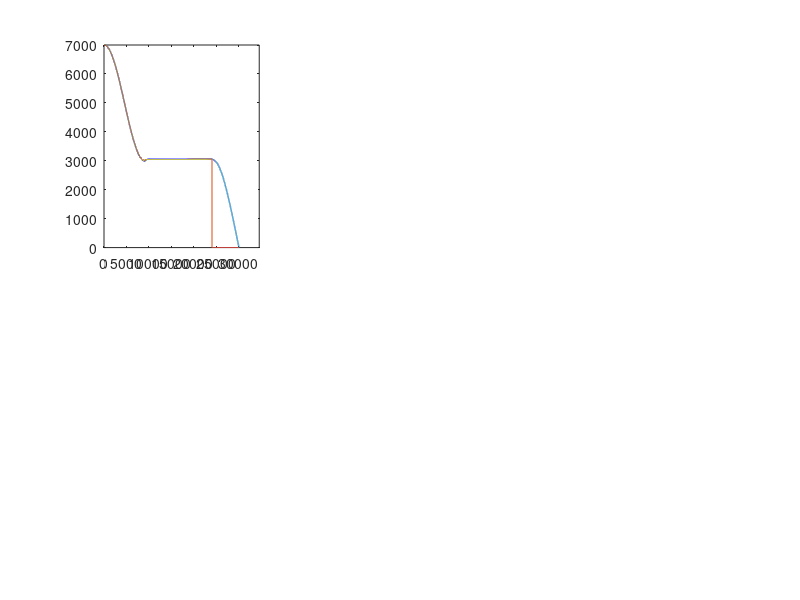

Write the MATLAB code that produced this figure. (Note: this script raises an error after producing the figure.)
clc,clear

%初始条件
g = 9.8;            %重力加速度
m0 = 300;           %导弹质量
Jz = 350;           %转动惯量
P = 2000;           %发动机推力
ms = 0.46;          %质量秒消耗量
x0 = 0;             %初始位置
H0 = 7000;          %初始高度
theta0 = 0;         %初始弹道倾角           
phi0 = 0;           %初始俯仰角
alpha0 = 0;         %初始攻角
phi0_v = 0;         %初始俯仰角速度
V0 = 300;           %初始速度
Sref = 0.45;        %参考面积
Lref = 2.5;         %参考长度
mz_omegaz = -2;     %阻尼力矩系数
rou0 = 1.2495;      %海平面大气密度
T0 = 288.15;        %海平面大气温度
kphi = -1;          %舵偏角比例系数
kphi_v = -50;       %舵偏角速度比例系
kH = -1;            %高度比例系数
kH_v = -100;        %高度速度比例系数
deltazlim = 15;     %舵偏角限制
k = 2;              %比例导引法比例系数
ktheta = -9;        %弹道倾角比例系数
ktheta_v = 5;       %弹道倾角速度比例系数

% 基本公式
% Cy = 0.25*alpha + 0.05*deltaz;     升力系数
% Cx = 0.2 + 0.005*alpha^2;           阻力系数
% mz = -0.1*alpha + 0.024*deltaz;    俯仰力矩系数
% Y = Cy*q*Sref;                      升力
% X = Cx*q*Sref;                      阻力
% Mz = mz*q*Sref*Lref;               俯仰力矩
% q = 0.5*rou*V^2;                   动压
% T = T0 - 0.0065*H;                  大气温度
% rou = rou0*(T/T0)^4.25588;          大气密度

%弹道计算
dt = 0.01;        %迭代步长

    %迭代   

    %循环（一阶段）
    m = m0;
    x = x0;
    H = H0;
    y = H;
    theta = theta0;
    phi = phi0;
    alpha = alpha0;
    phi_v = phi0_v;
    omegaz = phi_v;
    domegaz = 0;
    V = V0;
    rou = rou0;
    T = T0;
    t = 0;
    H_old = H;
    H_ast_old = 2000*cos(0.000314*1.1*x) + 5000;
    phi_old = phi;
    phi_v_old = phi_v;
    i = 0;

    while x < 9100
        t = t + dt;
        i = i+1;

        %高度计算
        H_ast = 2000*cos(0.000314*1.1*x) + 5000;
        H = y;
        H_v = H - H_old;
        H_ast_v = H_ast - H_ast_old;

        %动压计算
        T = T0 - 0.0065*H;
        rou = rou0*(T/T0)^4.25588;
        q = 0.5*rou*V^2;
        
        %舵偏角&攻角计算
        deltaz = kH*(H-H_ast) + kH_v*(H_v-H_ast_v) + kphi*(phi) + kphi_v*(phi_v);
        if(abs(deltaz) > deltazlim)
           deltaz = deltaz/abs(deltaz)*deltazlim;
        end
        alpha = (phi - theta)*180/pi;
    
        %力计算
        Cy = 0.25*alpha + 0.05*deltaz;
        Cx = 0.2 + 0.005*alpha^2;
        Y = Cy*q*Sref;
        X = Cx*q*Sref;

        %力矩计算
        omegaz_ = omegaz*Lref/V;
        mz = -0.1*alpha + 0.024*deltaz + mz_omegaz*omegaz_;
        Mz = mz*q*Sref*Lref;
    
        %运动状态参数
        dV = (-X/m - g*sin(theta))*dt;
        dtheta = (Y/m/V - g*cos(theta)/V)*dt;
        domegaz = Mz/Jz*dt;
        dx = V*cos(theta)*dt;
        dy = V*sin(theta)*dt;
        dphi = omegaz*dt; 

        V = V + dV;
        theta = theta + dtheta;
        phi_v_old = omegaz;
        omegaz = omegaz + domegaz;
        phi_v = omegaz;
        phi_old = phi;
        phi = phi + dphi;
        H_ast_old = 2000*cos(0.000314*1.1*x) + 5000;
        x = x + dx;
        H_old = y;
        y = y + dy;

        %数据存储
        t_save(i) = t;
        x_save(i) = x;
        H_save(i) = y;
        H_ast_save(i) = H_ast;
        V_save(i) = V;
        alpha_save(i) = alpha;
        theta_save(i) = theta*180/pi;
        deltaz_save(i) = deltaz;
        phi_save(i) = phi;
        t_stage1 = t;
        x_stage1 = x;
        %动态特性参数存储
        Mz_save(i) = Mz;
        m_save(i) = m;
        q_save(i) = q;
        P_save(i) = 0;
        X_save(i) = X;
        Y_save(i) = Y;

    end

    %循环（二阶段）
    while x > 9100 && x < 24000
        t = t + dt;
        i = i+1;

        %高度计算
        H_ast = 3050;
        H = y;
        H_v = H - H_old;

        %动压计算
        T = T0 - 0.0065*H;
        rou = rou0*(T/T0)^4.25588;
        q = 0.5*rou*V^2;
        
        %舵偏角&攻角计算
        deltaz = kH*(H-H_ast) + kH_v*(H_v) + kphi*(phi) + kphi_v*(phi_v);
        if(abs(deltaz) > deltazlim)
           deltaz = deltaz/abs(deltaz)*deltazlim;
        end
        alpha = (phi - theta)*180/pi;
    
        %力计算
        Cy = 0.25*alpha + 0.05*deltaz;
        Cx = 0.2 + 0.005*alpha^2;
        Y = Cy*q*Sref;
        X = Cx*q*Sref;

        %力矩计算
        omegaz_ = omegaz*Lref/V;
        mz = -0.1*alpha + 0.024*deltaz + mz_omegaz*omegaz_;
        Mz = mz*q*Sref*Lref;
    
        %运动状态参数
        dV = (P*cosd(alpha)/m - X/m - g*sin(theta))*dt;
        dtheta = (P*sind(alpha)/m/V + Y/m/V - g*cos(theta)/V)*dt;
        domegaz = Mz/Jz*dt;
        dx = V*cos(theta)*dt;
        dy = V*sin(theta)*dt;
        dphi = omegaz*dt;
        dm = -ms*dt;

        V = V + dV;
        theta = theta + dtheta;
        phi_v_old = omegaz;
        omegaz = omegaz + domegaz;
        phi_v = omegaz;
        phi_old = phi;
        phi = phi + dphi;
        x = x + dx;
        H_old = y;
        y = y + dy;
        m = m + dm;

        %数据存储
        t_save(i) = t;
        x_save(i) = x;
        H_save(i) = y;
        H_ast_save(i) = H_ast;
        V_save(i) = V;
        alpha_save(i) = alpha;
        theta_save(i) = theta*180/pi;
        deltaz_save(i) = deltaz;
        phi_save(i) = phi;
        t_stage2 = t;
        x_stage2 = x;
        %动态特性参数存储
        Mz_save(i) = Mz;
        m_save(i) = m;
        q_save(i) = q;
        P_save(i) = 2000;
        X_save(i) = X;
        Y_save(i) = Y;

    end

    %循环（三阶段）
    x_target = 30000;
    y_target = 0;
    VT = 0;
    etaT = 0;
    que0 = atan((y_target - y)/(x_target - x));
    que = que0;
    theta_old = theta; 
    theta_ast = theta;
    err = 0;

    while x > 24000 && y > 0
        t = t + dt; 
        i = i+1;

        %导引法计算
        r = ((x - x_target)^2 + (y - y_target)^2)^0.5;
        que = atan((y_target - y)/(x_target - x));
        eta = que - theta;
        dque = (V*sin(eta)-VT*sin(etaT))/r*dt;
        dtheta_ast = k*dque;
        theta_ast_old = theta_ast;
        theta_ast = theta_ast + dtheta_ast;

        %舵偏角&攻角计算
        theta_v = theta - theta_old;
        theta_ast_v = theta_ast - theta_ast_old;
        deltaz = ktheta*(theta - theta_ast) + ktheta_v*(theta_v - theta_ast_v);
        if(abs(deltaz) > deltazlim)
           deltaz = deltaz/abs(deltaz)*deltazlim;
        end
        alpha = (phi - theta)*180/pi;
        
        %动压计算
        T = T0 - 0.0065*H;
        rou = rou0*(T/T0)^4.25588;
        q = 0.5*rou*V^2;
    
        %力计算
        Cy = 0.25*alpha + 0.05*deltaz;
        Cx = 0.2 + 0.005*alpha^2;
        Y = Cy*q*Sref;
        X = Cx*q*Sref;

        %力矩计算
        omegaz_ = omegaz*Lref/V;
        mz = -0.1*alpha + 0.024*deltaz + mz_omegaz*omegaz_;
        Mz = mz*q*Sref*Lref;
    
        %运动状态参数
        dV = (-X/m - g*sin(theta))*dt;
        dtheta = (Y/m/V - g*cos(theta)/V)*dt;
        domegaz = Mz/Jz*dt;
        dx = V*cos(theta)*dt;
        dy = V*sin(theta)*dt;
        dphi = omegaz*dt; 

        V = V + dV;
        theta_old = theta;
        theta = theta + dtheta;
        omegaz = omegaz + domegaz;
        phi = phi + dphi;
        x = x + dx;
        y = y + dy;

        %数据存储
        t_save(i) = t;
        x_save(i) = x;
        H_save(i) = y;
        H_ast_save(i) = 0;
        V_save(i) = V;
        alpha_save(i) = alpha;
        theta_save(i) = theta*180/pi;
        deltaz_save(i) = deltaz;
        que_save(i) = que*180/pi;
        phi_save(i) = phi;
        theta_ast_save(i) = theta_ast*180/pi;
        t_stage3 = t;
        x_stage3 = x;
        %动态特性参数存储
        Mz_save(i) = Mz;
        m_save(i) = m;
        q_save(i) = q;
        P_save(i) = 0;
        X_save(i) = X;
        Y_save(i) = Y;
        
    end

    %绘图

    %高度-水平位移
    subplot(2,3,1);
    plot(x_save,H_save,'LineWidth',1);
    hold on;
    plot(x_save,H_ast_save,'LineWidth',0.75);
    hold off;

    ylim([0,H0]);
    xlim([0,1.15*x_target]);

    label = sprintf('x=%.1fm',x_stage1);
    x1 = xline(x_stage1,'--k',{'阶段二',label});
    x1.LabelVerticalAlignment = 'bottom';
    x1.LabelOrientation = 'horizontal';
    x1.LabelHorizontalAlignment = 'left';
    label = sprintf('x=%.1fm',x_stage2);
    x2 = xline(x_stage2,'--k',{'阶段三',label});
    x2.LabelVerticalAlignment = 'bottom';
    x2.LabelOrientation = 'horizontal';
    x2.LabelHorizontalAlignment = 'left';
    
    x_attack = x + (x_save(i-1) - x)/(H_save(i-1)-H_save(i))*(y_target-H_save(i));
    e = abs(x_attack - x_target);
    label = sprintf('e=%.1fm',e);
    x3 = xline(x_attack,'--r',{'打击误差',label});
    x3.LabelVerticalAlignment = 'bottom';

    xlabel('\fontsize{16}x/m');
    ylabel('\fontsize{16}H/m');
    legend('实际高度','期望高度','fontsize',12);
    title('\fontsize{16}弹道剖面（实际值与期望值比较）');
    grid on;

    %高度-时间
    subplot(2,3,2);
    plot(t_save,H_save,'LineWidth',1);
    hold on;
    plot(t_save,H_ast_save,'LineWidth',0.75);
    hold off;

    ylim([0,H0]);
    xlim([0,t_stage3]);
    
    label = sprintf('t=%.1fs',t_stage1);
    x1 = xline(t_stage1,'--k',{'阶段二',label});
    x1.LabelVerticalAlignment = 'bottom';
    x1.LabelOrientation = 'horizontal';
    x1.LabelHorizontalAlignment = 'left';
    label = sprintf('t=%.1fs',t_stage2);
    x2 = xline(t_stage2,'--k',{'阶段三',label});
    x2.LabelVerticalAlignment = 'bottom';
    x2.LabelOrientation = 'horizontal';
    x2.LabelHorizontalAlignment = 'left';

    xlabel('\fontsize{16}x/m');
    ylabel('\fontsize{16}H/m');
    legend('实际高度','期望高度','fontsize',12);
    xlabel('\fontsize{16}t/s');
    ylabel('\fontsize{16}H/m');
    title('\fontsize{16}高度-时间曲线（实际值与期望值比较）');
    grid on;

    %速度-时间
    subplot(2,3,3);
    plot(t_save,V_save,'LineWidth',1);

    xlim([0,t_stage3]);

    label = sprintf('t=%.1fs',t_stage1);
    x1 = xline(t_stage1,'--k',{'阶段二',label});
    x1.LabelVerticalAlignment = 'bottom';
    x1.LabelOrientation = 'horizontal';
    x1.LabelHorizontalAlignment = 'left';
    label = sprintf('t=%.1fs',t_stage2);
    x2 = xline(t_stage2,'--k',{'阶段三',label});
    x2.LabelVerticalAlignment = 'bottom';
    x2.LabelOrientation = 'horizontal';
    x2.LabelHorizontalAlignment = 'left';

    xlabel('\fontsize{16}t/s');
    ylabel('\fontsize{16}V/(m/s)');
    title('\fontsize{16}速度-时间曲线');
    grid on;

    %舵偏角-时间
    subplot(2,3,4);
    plot(t_save,deltaz_save,'LineWidth',1);

    ylim([1.1*min(deltaz_save),1.1*max(deltaz_save)]);
    xlim([0,t_stage3]);

    label = sprintf('t=%.1fs',t_stage1);
    x1 = xline(t_stage1,'--k',{'阶段二',label});
    x1.LabelVerticalAlignment = 'bottom';
    x1.LabelOrientation = 'horizontal';
    x1.LabelHorizontalAlignment = 'left';
    label = sprintf('t=%.1fs',t_stage2);
    x2 = xline(t_stage2,'--k',{'阶段三',label});
    x2.LabelVerticalAlignment = 'bottom';
    x2.LabelOrientation = 'horizontal';
    x2.LabelHorizontalAlignment = 'left';

    xlabel('\fontsize{16}t/s');
    ylabel('\fontsize{16}δz/°');
    title('\fontsize{16}舵偏角-时间曲线');
    grid on;

    %攻角-时间
    subplot(2,3,5);
    plot(t_save,alpha_save,'LineWidth',1);

    ylim([1.1*min(alpha_save),1.1*max(alpha_save)]);
    xlim([0,t_stage3]);

    label = sprintf('t=%.1fs',t_stage1);
    x1 = xline(t_stage1,'--k',{'阶段二',label});
    x1.LabelVerticalAlignment = 'bottom';
    x1.LabelOrientation = 'horizontal';
    x1.LabelHorizontalAlignment = 'left';
    label = sprintf('t=%.1fs',t_stage2);
    x2 = xline(t_stage2,'--k',{'阶段三',label});
    x2.LabelVerticalAlignment = 'bottom';
    x2.LabelOrientation = 'horizontal';
    x2.LabelHorizontalAlignment = 'left';

    xlabel('\fontsize{16}t/s');
    ylabel('\fontsize{16}α/°');
    title('\fontsize{16}攻角-时间曲线');
    grid on;

    %弹道倾角(&视角)-时间
    subplot(2,3,6);
    plot(t_save,theta_save,'LineWidth',1);
    hold on;
    plot(t_save,theta_ast_save,'LineWidth',0.75);
    hold off;
    hold on;
    plot(t_save,que_save,'LineWidth',1);
    hold off;

    ylim([1.1*min(min(min(que_save),min(theta_save)),min(theta_ast_save)), ...
        1.1*max(max(max(que_save),max(theta_save)),max(theta_ast_save))]);
    xlim([0,t_stage3]);

    label = sprintf('t=%.1fs',t_stage1);
    x1 = xline(t_stage1,'--k',{'阶段二',label});
    x1.LabelVerticalAlignment = 'bottom';
    x1.LabelOrientation = 'horizontal';
    x1.LabelHorizontalAlignment = 'left';
    label = sprintf('t=%.1fs',t_stage2);
    x2 = xline(t_stage2,'--k',{'阶段三',label});
    x2.LabelVerticalAlignment = 'bottom';
    x2.LabelOrientation = 'horizontal';
    x2.LabelHorizontalAlignment = 'left';
    xlabel('\fontsize{16}x/m');
    ylabel('\fontsize{16}H/m');
    legend('实际弹道倾角','期望弹道倾角','视角','fontsize',8);

    xlabel('\fontsize{16}t/s');
    ylabel('\fontsize{16}θ(q)/°');
    title('\fontsize{16}弹道倾角(&视角)-时间曲线（实际值与期望值比较）');
    grid on;


%动态特性分析

%相关参数计算
%力导数 
X2alpha = q_save.*Sref.*(0.01.*alpha_save)./(180*pi);
X2v = 2.*(X_save./V_save);
Y2alpha = q_save.*Sref.*(0.25/pi*180);
Y2deltaz = q_save.*Sref.*(0.05/pi*180);
Y2v = 2.*(Y_save./V_save);
%力矩导数
Mz2v = 2.*Mz_save./V_save;
Mz2alpha = q_save.*(Sref*Lref).*(-0.1/pi*180);
Mz2deltaz = q_save.*(Sref*Lref).*(0.024/pi*180);
Mz2omegaz = mz_omegaz.*(q_save./V_save).*(Sref*Lref^2);

%动力系数计算
a22 = -Mz2omegaz./Jz;
a24 = -Mz2alpha./Jz;
a25 = -Mz2deltaz./Jz;
a21 = -Mz2v./Jz;
a_24 = 0;

a34 = (P_save + Y2alpha)./(m_save.*V_save);
a35 = Y2deltaz./(m_save.*V_save);
a33 = -(g.*sind(theta_save)./V_save);
a31 = -Y2v./(m_save.*V_save);

a14 = (P_save.*(alpha_save/180*pi) + X2alpha)./m_save;
a13 = g.*cosd(theta_save);
a11 = -(-X2v)./m_save;

%短周期传递函数参数计算
Ka = (a25.*a34 - a24.*a35)./(a24 + a22.*a34);
Ta = 1./(sqrt(a24 + a22.*a34));
ksia = (a22 + a34 + a_24)./(2.*sqrt(a24 + a22.*a34));
T1a = (a25 - a_24.*a35)./(a25.*a34 - a24.*a35);

%特征方程系数计算
A0 = 1;
A1 = a22 + a33 + a11 + a34 + a_24;
A2 = a22.*a34 + a24 + a22.*a33 + a34.*a11 + a_24.*a11 + a_24.*a33 + a11.*(a22 + a33) - a31.*(a13 - a14);
A3 = a24.*a33 + a24.*a11 - a21.*a14 + a22.*a34.*a11 - a22.*a31.*(a13 - a14) + a22.*a33.*a11 - a_24.*a31.*a13 + a33.*a_24.*a11;
A4 = a24.*a33.*a11 - a21.*a34.*a13 - a21.*a33.*a14 - a24.*a31.*a13;
%短周期系数
A1_short = a22 + a34 + a_24 + a33;
A2_short = a24 + a22.*(a34 + a33) + a_24*a33;
A3_short = a24.*a33;

%稳定性判断
cont = 0;
while cont < i
    cont = cont + 1;
    S = [A0 A1(cont) A2(cont) A3(cont) A4(cont)];
    R = roots(S);

    if(real(R(1)) > 0 || real(R(2)) > 0 || real(R(3)) > 0 || real(R(4)) > 0)
        Key(cont) = -1;
        T_S1(cont) = 0;
        T_S2(cont) = 0;
        delta_S1(cont) = 0;
        delta_S2(cont) = 0;
    else 
        if(real(R(1))*real(R(2))*real(R(3))*real(R(4)) == 0)
            Key(cont) = 0;
            T_S1(cont) = abs(2*pi/imag(R(1)));
            T_S2(cont) = abs(2*pi/imag(R(3)));
            delta_S1(cont) = abs(log(1/2)/real(R(1)));
            delta_S2(cont) = abs(log(1/2)/real(R(3)));

            if(T_S2(cont) > 1e3)
                T_S2(cont) = 0;
            end
    else
        Key(cont) = 1;
        T_S1(cont) = abs(2*pi/imag(R(1)));
        T_S2(cont) = abs(2*pi/imag(R(3)));
        delta_S1(cont) = abs(log(1/2)/real(R(1)));
        delta_S2(cont) = abs(log(1/2)/real(R(3)));

        if(T_S2(cont) > 1e3)
                T_S2(cont) = 0;
        end

        end
    end

    S_short = [A0 A1_short(cont) A2_short(cont) A3_short(cont)];
    R = roots(S_short);

    if(abs(real(R(3))) < 1e-3)
        R(3) = 0;
    end

    if(real(R(1)) > 0 || real(R(2)) > 0 || real(R(3)) > 0)
        Key_short(cont) = -1;
        T_S_short(cont) = 0;
        delta_S_short(cont) = 0;
    else 
        if(real(R(1))*real(R(2))*real(R(3)) == 0)
            Key_short(cont) = 0;
            T_S_short(cont) = abs(2*pi/imag(R(1)));
            delta_S_short(cont) = abs(log(1/2)/real(R(1)));
    else
        Key_short(cont) = 1;
        T_S_short(cont) = abs(2*pi/imag(R(1)));
        delta_S_short(cont) = abs(log(1/2)/real(R(1)));
        end
    end
end

    %绘图

    %动力系数
    figure;

    subplot(3,4,1);
    plot(t_save,a22,'LineWidth',1.5);
    label = sprintf('t=%.1fs',t_stage1);
    x1 = xline(t_stage1,'--k',{'阶段二',label});
    x1.LabelVerticalAlignment = 'bottom';
    x1.LabelOrientation = 'horizontal';
    x1.LabelHorizontalAlignment = 'left';
    label = sprintf('t=%.1fs',t_stage2);
    x2 = xline(t_stage2,'--k',{'阶段三',label});
    x2.LabelVerticalAlignment = 'bottom';
    x2.LabelOrientation = 'horizontal';
    x2.LabelHorizontalAlignment = 'left';
    title('纵向阻尼力矩动力系数\it(a_{22})','fontsize',16);
    xlabel('t/s');
    grid on;

    subplot(3,4,2);
    plot(t_save,a24,'LineWidth',1.5);
    label = sprintf('t=%.1fs',t_stage1);
    x1 = xline(t_stage1,'--k',{'阶段二',label});
    x1.LabelVerticalAlignment = 'bottom';
    x1.LabelOrientation = 'horizontal';
    x1.LabelHorizontalAlignment = 'left';
    label = sprintf('t=%.1fs',t_stage2);
    x2 = xline(t_stage2,'--k',{'阶段三',label});
    x2.LabelVerticalAlignment = 'bottom';
    x2.LabelOrientation = 'horizontal';
    x2.LabelHorizontalAlignment = 'left';
    title('纵向静稳定力矩动力系数\it(a_{24})','fontsize',16);
    xlabel('t/s');
    grid on;

    subplot(3,4,3);
    plot(t_save,a25,'LineWidth',1.5);
    label = sprintf('t=%.1fs',t_stage1);
    x1 = xline(t_stage1,'--k',{'阶段二',label});
    x1.LabelVerticalAlignment = 'bottom';
    x1.LabelOrientation = 'horizontal';
    x1.LabelHorizontalAlignment = 'left';
    label = sprintf('t=%.1fs',t_stage2);
    x2 = xline(t_stage2,'--k',{'阶段三',label});
    x2.LabelVerticalAlignment = 'bottom';
    x2.LabelOrientation = 'horizontal';
    x2.LabelHorizontalAlignment = 'left';
    title('纵向操纵力矩动力系数\it(a_{25})','fontsize',16);
    xlabel('t/s');
    grid on;

    subplot(3,4,4);
    plot(t_save,a21,'LineWidth',1.5);
    label = sprintf('t=%.1fs',t_stage1);
    x1 = xline(t_stage1,'--k',{'阶段二',label});
    x1.LabelVerticalAlignment = 'bottom';
    x1.LabelOrientation = 'horizontal';
    x1.LabelHorizontalAlignment = 'left';
    label = sprintf('t=%.1fs',t_stage2);
    x2 = xline(t_stage2,'--k',{'阶段三',label});
    x2.LabelVerticalAlignment = 'bottom';
    x2.LabelOrientation = 'horizontal';
    x2.LabelHorizontalAlignment = 'left';
    title('纵向速度力矩动力系数\it(a_{21})','fontsize',16);
    xlabel('t/s');
    grid on;

    subplot(3,4,5);
    plot(t_save,a_24,'LineWidth',1.5);
    label = sprintf('t=%.1fs',t_stage1);
    x1 = xline(t_stage1,'--k',{'阶段二',label});
    x1.LabelVerticalAlignment = 'bottom';
    x1.LabelOrientation = 'horizontal';
    x1.LabelHorizontalAlignment = 'left';
    label = sprintf('t=%.1fs',t_stage2);
    x2 = xline(t_stage2,'--k',{'阶段三',label});
    x2.LabelVerticalAlignment = 'bottom';
    x2.LabelOrientation = 'horizontal';
    x2.LabelHorizontalAlignment = 'left';
    title('纵向阻尼力矩动力系数\it(a^{\prime}_{24})','fontsize',16);
    xlabel('t/s');
    grid on;

    subplot(3,4,6);
    plot(t_save,a34,'LineWidth',1.5);
    label = sprintf('t=%.1fs',t_stage1);
    x1 = xline(t_stage1,'--k',{'阶段二',label});
    x1.LabelVerticalAlignment = 'bottom';
    x1.LabelOrientation = 'horizontal';
    x1.LabelHorizontalAlignment = 'left';
    label = sprintf('t=%.1fs',t_stage2);
    x2 = xline(t_stage2,'--k',{'阶段三',label});
    x2.LabelVerticalAlignment = 'bottom';
    x2.LabelOrientation = 'horizontal';
    x2.LabelHorizontalAlignment = 'left';
    title('纵向法向力动力系数\it(a_{34})','fontsize',16);
    xlabel('t/s');
    grid on;

    subplot(3,4,7);
    plot(t_save,a35,'LineWidth',1.5);
    label = sprintf('t=%.1fs',t_stage1);
    x1 = xline(t_stage1,'--k',{'阶段二',label});
    x1.LabelVerticalAlignment = 'bottom';
    x1.LabelOrientation = 'horizontal';
    x1.LabelHorizontalAlignment = 'left';
    label = sprintf('t=%.1fs',t_stage2);
    x2 = xline(t_stage2,'--k',{'阶段三',label});
    x2.LabelVerticalAlignment = 'bottom';
    x2.LabelOrientation = 'horizontal';
    x2.LabelHorizontalAlignment = 'left';
    title('舵面升力动力系数\it(a_{35})','fontsize',16);
    xlabel('t/s');
    grid on;

    subplot(3,4,8);
    plot(t_save,a33,'LineWidth',1.5);
    label = sprintf('t=%.1fs',t_stage1);
    x1 = xline(t_stage1,'--k',{'阶段二',label});
    x1.LabelVerticalAlignment = 'bottom';
    x1.LabelOrientation = 'horizontal';
    x1.LabelHorizontalAlignment = 'left';
    label = sprintf('t=%.1fs',t_stage2);
    x2 = xline(t_stage2,'--k',{'阶段三',label});
    x2.LabelVerticalAlignment = 'bottom';
    x2.LabelOrientation = 'horizontal';
    x2.LabelHorizontalAlignment = 'left';
    title('纵向法向重力动力系数\it(a_{33})','fontsize',16);
    xlabel('t/s');
    grid on;

    subplot(3,4,9);
    plot(t_save,a31,'LineWidth',1.5);
    label = sprintf('t=%.1fs',t_stage1);
    x1 = xline(t_stage1,'--k',{'阶段二',label});
    x1.LabelVerticalAlignment = 'bottom';
    x1.LabelOrientation = 'horizontal';
    x1.LabelHorizontalAlignment = 'left';
    label = sprintf('t=%.1fs',t_stage2);
    x2 = xline(t_stage2,'--k',{'阶段三',label});
    x2.LabelVerticalAlignment = 'bottom';
    x2.LabelOrientation = 'horizontal';
    x2.LabelHorizontalAlignment = 'left';
    title('纵向速度法向力动力系数\it(a_{31})','fontsize',16);
    xlabel('t/s');
    grid on;

    subplot(3,4,10);
    plot(t_save,a14,'LineWidth',1.5);
    label = sprintf('t=%.1fs',t_stage1);
    x1 = xline(t_stage1,'--k',{'阶段二',label});
    x1.LabelVerticalAlignment = 'bottom';
    x1.LabelOrientation = 'horizontal';
    x1.LabelHorizontalAlignment = 'left';
    label = sprintf('t=%.1fs',t_stage2);
    x2 = xline(t_stage2,'--k',{'阶段三',label});
    x2.LabelVerticalAlignment = 'bottom';
    x2.LabelOrientation = 'horizontal';
    x2.LabelHorizontalAlignment = 'left';
    title('纵向切向力动力系数\it(a_{14})','fontsize',16);
    xlabel('t/s');
    grid on;

    subplot(3,4,11);
    plot(t_save,a13,'LineWidth',1.5);
    label = sprintf('t=%.1fs',t_stage1);
    x1 = xline(t_stage1,'--k',{'阶段二',label});
    x1.LabelVerticalAlignment = 'bottom';
    x1.LabelOrientation = 'horizontal';
    x1.LabelHorizontalAlignment = 'left';
    label = sprintf('t=%.1fs',t_stage2);
    x2 = xline(t_stage2,'--k',{'阶段三',label});
    x2.LabelVerticalAlignment = 'bottom';
    x2.LabelOrientation = 'horizontal';
    x2.LabelHorizontalAlignment = 'left';
    title('纵向切向重力动力系数\it(a_{13})','fontsize',16);
    xlabel('t/s');
    grid on;

    subplot(3,4,12);
    plot(t_save,a11,'LineWidth',1.5);
    label = sprintf('t=%.1fs',t_stage1);
    x1 = xline(t_stage1,'--k',{'阶段二',label});
    x1.LabelVerticalAlignment = 'bottom';
    x1.LabelOrientation = 'horizontal';
    x1.LabelHorizontalAlignment = 'left';
    label = sprintf('t=%.1fs',t_stage2);
    x2 = xline(t_stage2,'--k',{'阶段三',label});
    x2.LabelVerticalAlignment = 'bottom';
    x2.LabelOrientation = 'horizontal';
    x2.LabelHorizontalAlignment = 'left';
    title('纵向速度切向力动力系数\it(a_{11})','fontsize',16);
    xlabel('t/s');
    grid on;

    %稳定性
    figure;

    subplot(2,2,1)
    plot(t_save,Key,'LineWidth',1.5);
    hold on;
    plot(t_save,Key_short,'LineWidth',0.75);
    hold off;
    ylim([-1.5,1.5]);
    label = sprintf('t=%.1fs',t_stage1);
    x1 = xline(t_stage1,'--k',{'阶段二',label});
    x1.LabelVerticalAlignment = 'bottom';
    x1.LabelOrientation = 'horizontal';
    x1.LabelHorizontalAlignment = 'left';
    label = sprintf('t=%.1fs',t_stage2);
    x2 = xline(t_stage2,'--k',{'阶段三',label});
    x2.LabelVerticalAlignment = 'bottom';
    x2.LabelOrientation = 'horizontal';
    x2.LabelHorizontalAlignment = 'left';
    legend('纵向自由扰动','纵向短周期扰动');
    title('稳定性（-1 = 不稳定，0 = 中立稳定，1 = 稳定）','fontsize',16);
    xlabel('t/s');
    grid on;

    subplot(2,2,2)
    plot(t_save,delta_S1,'LineWidth',1.5);
    hold on;
    plot(t_save,delta_S_short,'LineWidth',0.75);
    hold off;
    label = sprintf('t=%.1fs',t_stage1);
    x1 = xline(t_stage1,'--k',{'阶段二',label});
    x1.LabelVerticalAlignment = 'bottom';
    x1.LabelOrientation = 'horizontal';
    x1.LabelHorizontalAlignment = 'left';
    label = sprintf('t=%.1fs',t_stage2);
    x2 = xline(t_stage2,'--k',{'阶段三',label});
    x2.LabelVerticalAlignment = 'bottom';
    x2.LabelOrientation = 'horizontal';
    x2.LabelHorizontalAlignment = 'left';
    legend('纵向自由扰动（短周期）','纵向短周期扰动');
    title('衰减程度','fontsize',16);
    xlabel('t/s');
    ylabel('衰减程度/s');
    grid on;

    subplot(2,2,3)
    plot(t_save,T_S2,'LineWidth',1.5);
    label = sprintf('t=%.1fs',t_stage1);
    x1 = xline(t_stage1,'--k',{'阶段二',label});
    x1.LabelVerticalAlignment = 'bottom';
    x1.LabelOrientation = 'horizontal';
    x1.LabelHorizontalAlignment = 'left';
    label = sprintf('t=%.1fs',t_stage2);
    x2 = xline(t_stage2,'--k',{'阶段三',label});
    x2.LabelVerticalAlignment = 'bottom';
    x2.LabelOrientation = 'horizontal';
    x2.LabelHorizontalAlignment = 'left';
    legend('纵向自由扰动（长周期）');
    title('振荡周期','fontsize',16);
    xlabel('t/s');
    ylabel('振荡周期/s');
    grid on;

    subplot(2,2,4)
    plot(t_save,T_S1,'LineWidth',1.5);
    hold on;
    plot(t_save,T_S_short,'LineWidth',0.75);
    hold off;
    label = sprintf('t=%.1fs',t_stage1);
    x1 = xline(t_stage1,'--k',{'阶段二',label});
    x1.LabelVerticalAlignment = 'bottom';
    x1.LabelOrientation = 'horizontal';
    x1.LabelHorizontalAlignment = 'left';
    label = sprintf('t=%.1fs',t_stage2);
    x2 = xline(t_stage2,'--k',{'阶段三',label});
    x2.LabelVerticalAlignment = 'bottom';
    x2.LabelOrientation = 'horizontal';
    x2.LabelHorizontalAlignment = 'left';
    legend('纵向自由扰动（短周期）','纵向短周期扰动');
    title('振荡周期','fontsize',16);
    xlabel('t/s');
    ylabel('振荡周期/s');
    grid on;

    %短周期系数
    figure;

    subplot(2,2,1)
    plot(t_save,Ka,'LineWidth',1.5);
    label = sprintf('t=%.1fs',t_stage1);
    x1 = xline(t_stage1,'--k',{'阶段二',label});
    x1.LabelVerticalAlignment = 'bottom';
    x1.LabelOrientation = 'horizontal';
    x1.LabelHorizontalAlignment = 'left';
    label = sprintf('t=%.1fs',t_stage2);
    x2 = xline(t_stage2,'--k',{'阶段三',label});
    x2.LabelVerticalAlignment = 'bottom';
    x2.LabelOrientation = 'horizontal';
    x2.LabelHorizontalAlignment = 'left';
    title('纵向传递系数\it(K_{a})','fontsize',16);
    xlabel('t/s');
    grid on;

    subplot(2,2,2)
    plot(t_save,Ta,'LineWidth',1.5);
    label = sprintf('t=%.1fs',t_stage1);
    x1 = xline(t_stage1,'--k',{'阶段二',label});
    x1.LabelVerticalAlignment = 'bottom';
    x1.LabelOrientation = 'horizontal';
    x1.LabelHorizontalAlignment = 'left';
    label = sprintf('t=%.1fs',t_stage2);
    x2 = xline(t_stage2,'--k',{'阶段三',label});
    x2.LabelVerticalAlignment = 'bottom';
    x2.LabelOrientation = 'horizontal';
    x2.LabelHorizontalAlignment = 'left';
    title('纵向时间常数\it(T_{a})','fontsize',16);
    xlabel('t/s');
    grid on;

    subplot(2,2,3)
    plot(t_save,ksia,'LineWidth',1.5);
    label = sprintf('t=%.1fs',t_stage1);
    x1 = xline(t_stage1,'--k',{'阶段二',label});
    x1.LabelVerticalAlignment = 'bottom';
    x1.LabelOrientation = 'horizontal';
    x1.LabelHorizontalAlignment = 'left';
    label = sprintf('t=%.1fs',t_stage2);
    x2 = xline(t_stage2,'--k',{'阶段三',label});
    x2.LabelVerticalAlignment = 'bottom';
    x2.LabelOrientation = 'horizontal';
    x2.LabelHorizontalAlignment = 'left';
    title('纵向相对阻尼系数\it(ξ_{a})','fontsize',16);
    xlabel('t/s');
    grid on;

    subplot(2,2,4)
    plot(t_save,T1a,'LineWidth',1.5);
    label = sprintf('t=%.1fs',t_stage1);
    x1 = xline(t_stage1,'--k',{'阶段二',label});
    x1.LabelVerticalAlignment = 'bottom';
    x1.LabelOrientation = 'horizontal';
    x1.LabelHorizontalAlignment = 'left';
    label = sprintf('t=%.1fs',t_stage2);
    x2 = xline(t_stage2,'--k',{'阶段三',label});
    x2.LabelVerticalAlignment = 'bottom';
    x2.LabelOrientation = 'horizontal';
    x2.LabelHorizontalAlignment = 'left';
    title('纵向俯仰角时间常数\it(T_{1a})','fontsize',16);
    xlabel('t/s');
    grid on;








    
